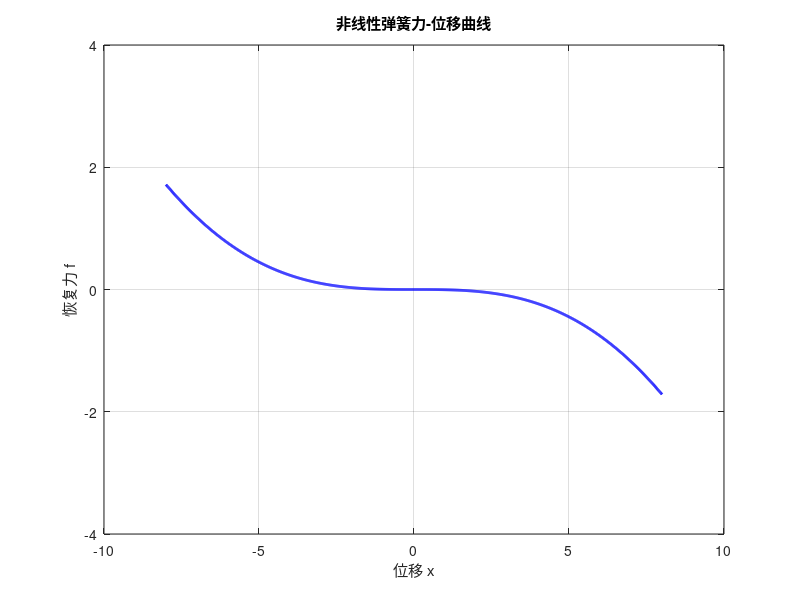

This chart was generated by the following MATLAB code:
d=20;
l=30;
k1=1;
k2=2*(l/d-1);
%f=2*k1*(l-sqrt(x^2+d^2))*x/sqrt(x^2+d^2)-k2*x;

x = linspace(-8, 8, 1000); 

f = 2 .* k1 .* (l - sqrt(x.^2 + d.^2)) .* x ./ sqrt(x.^2 + d.^2) - k2 .* x;

figure;
plot(x, f, 'b-', 'LineWidth', 2);
grid on;
xlabel('位移 x');
ylabel('恢复力 f');
ylim([-4 4]);
title('非线性弹簧力-位移曲线');
